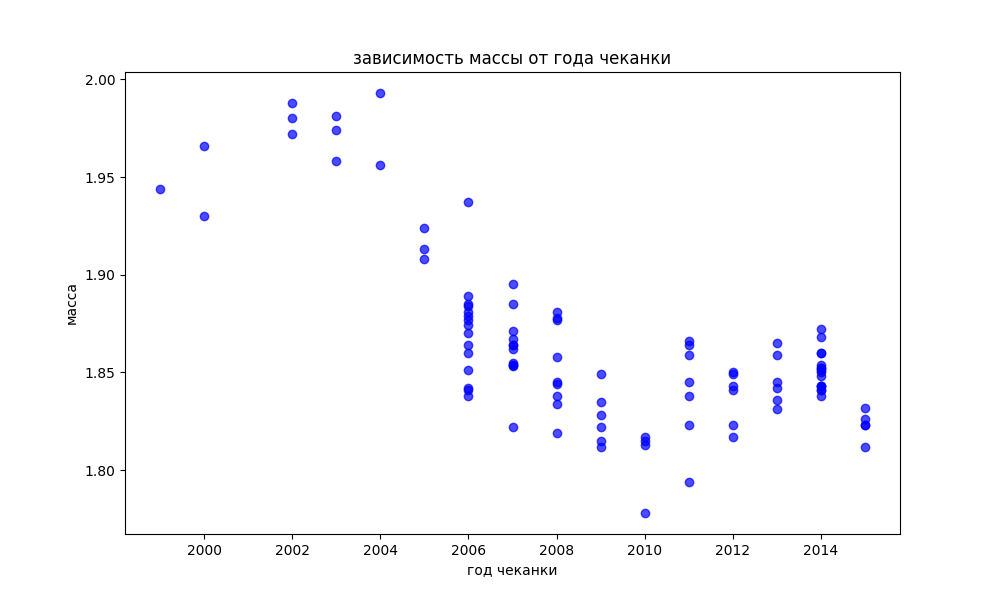

Generate this figure with Python:
import pandas as pd
import matplotlib.pyplot as plt

file_path = 'монетки.xlsx'
data = pd.read_excel(file_path)

plt.figure(figsize=(10, 6))
plt.scatter(data['год чеканки'], data['масса'], color='blue', alpha=0.7)

plt.xlabel('год чеканки')
plt.ylabel('масса')
plt.title('зависимость массы от года чеканки')

plt.savefig('graph.png')
